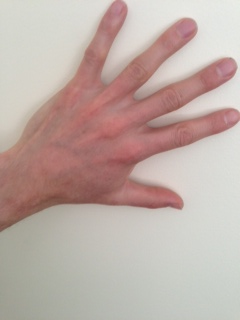
#> input picture images/hands1.jpg, 240 x 320 px, found by its file name
$ python dcksdbc.py
#> lines starting #> are read from the running program, lines starting #| are printed output that depends on the picture
import cv2
import os

def blend(a,b,c):
    d=cv2.add(a*c,b*(1-c))
    return d

#set base directory
BASE_DIR=os.path.dirname(os.path.abspath(__file__))
image_dir=os.path.join(BASE_DIR, "images")

#read image from directory
image1=cv2.imread(image_dir+'\\hands1.jpg')
#> image1 is the input picture: shape (320, 240, 3); mean B, G, R 165.9, 172.4, 190.7
image2=cv2.imread(image_dir+'\\hands2.jpg')
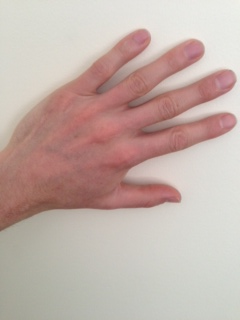
#> input picture images/hands2.jpg, 240 x 320 px, found by its file name
#> image2 is the input picture: shape (320, 240, 3); mean B, G, R 168.5, 175.5, 195.1

cv2.imshow('image1',image1)
cv2.imshow('image2',image2)
#convert to grayscale

im1=cv2.cvtColor(image1,cv2.COLOR_BGR2GRAY)
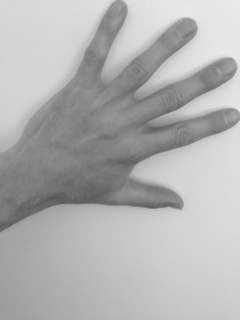
#> im1: shape (320, 240); min 84, max 235, mean 177.1
im2=cv2.cvtColor(image2,cv2.COLOR_BGR2GRAY)
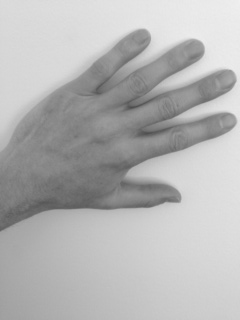
#> im2: shape (320, 240); min 76, max 240, mean 180.5


#blending
im3=cv2.add(image1*0.5,image2*0.5)
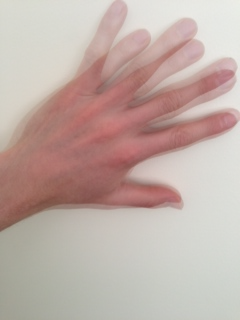
#> im3: shape (320, 240, 3) float64; mean B, G, R 167.2, 173.9, 192.9
cv2.imshow('im3',im3)

cv2.waitKey(0)
cv2.destroyAllWindows()
